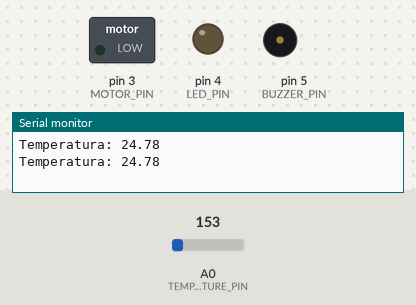
Simulated run of this sketch. Board: Arduino Uno, built with avr-gcc and run on an emulated ATmega328P. Shown: switched loads named in the sketch (green lamp = pin HIGH), output pins drawn as LEDs (lit = HIGH), buzzer (waves = sounding), the last lines printed to the serial monitor. The test bench sets the inputs (shaded band); at power-on: A0 (TEMPERATURE_PIN) = 153.

Above: at 1.8 s.
1.9 s: A0 (TEMPERATURE_PIN) set to 175
At 2.6 s:
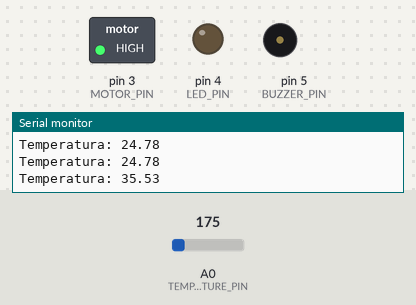
3.5 s: A0 (TEMPERATURE_PIN) set to 195
5.2 s: A0 (TEMPERATURE_PIN) set to 213
At 6.8 s:
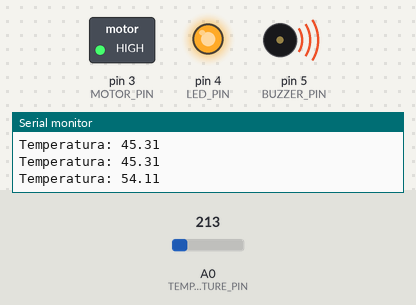
9.3 s: A0 (TEMPERATURE_PIN) set to 191
At 11.2 s:
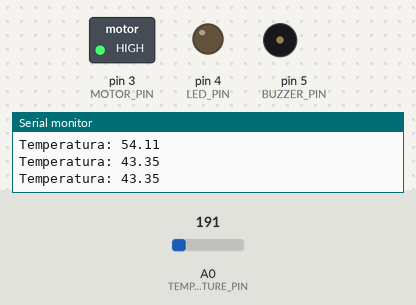
11.5 s: A0 (TEMPERATURE_PIN) set to 221
At 12.8 s:
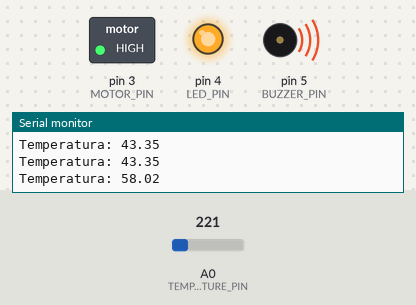
Timing chart, 0 to 14.5 s (numbered marks = the images above; inputs shaded):
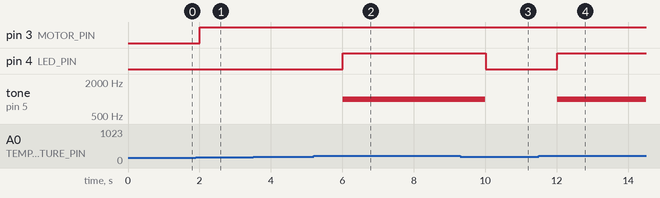

Measured:
- the behaviour switches between 163 and 164 on A0 (TEMPERATURE_PIN) (found by bisection; images 0 and 1)
- the behaviour switches between 204 and 205 on A0 (TEMPERATURE_PIN) (found by bisection; images 1 and 2)
- after the input at 1.9 s, pin 3 (MOTOR_PIN): LOW → HIGH after 0.10 s
- after the input at 5.2 s, pin 4 (LED_PIN): LOW → HIGH after 0.80 s; tone on pin 5 (BUZZER_PIN): silent → 1000 Hz after 0.81 s
- after the input at 9.3 s, pin 4 (LED_PIN): HIGH → LOW after 0.71 s; tone on pin 5 (BUZZER_PIN): 1000 Hz → silent after 0.71 s
- after the input at 11.5 s, pin 4 (LED_PIN): LOW → HIGH after 0.51 s; tone on pin 5 (BUZZER_PIN): silent → 1000 Hz after 0.51 s

The sketch:

controle_estufa.ino
```cpp
// Pinos dos componentes
#define MOTOR_PIN 3
#define LED_PIN 4
#define BUZZER_PIN 5
#define TEMPERATURE_PIN A0

void setup() {
  // Inicialização dos pinos como saídas
  pinMode(MOTOR_PIN, OUTPUT);
  pinMode(LED_PIN, OUTPUT);
  pinMode(BUZZER_PIN, OUTPUT);

  // Inicialização do monitor serial
  Serial.begin(9600);
}

void loop() {
  // Leitura da temperatura
  int rawValue = analogRead(TEMPERATURE_PIN);

  // Convertendo a leitura analógica para temperatura em graus Celsius
  float voltage = rawValue * (5.0 / 1023.0);
  float temperature = (voltage - 0.5) * 100;

  // Verificação da temperatura
  if (!isnan(temperature)) {
    Serial.print("Temperatura: ");
    Serial.println(temperature);

    // Verificação da temperatura para acionar o motor do ventilador
    if (temperature >= 30) {
      digitalWrite(MOTOR_PIN, HIGH);
    } else {
      digitalWrite(MOTOR_PIN, LOW);
    }

    // Verificação da temperatura para acionar LED e buzina de emergência
    if (temperature > 50) {
      digitalWrite(LED_PIN, HIGH);
      tone(BUZZER_PIN, 1000, 1000); // Frequência de 1000 Hz por 1 segundo
    } else {
      digitalWrite(LED_PIN, LOW);
      noTone(BUZZER_PIN);
    }
  }

  // Aguarda um intervalo antes de realizar a próxima leitura
  delay(1000);
}
```
